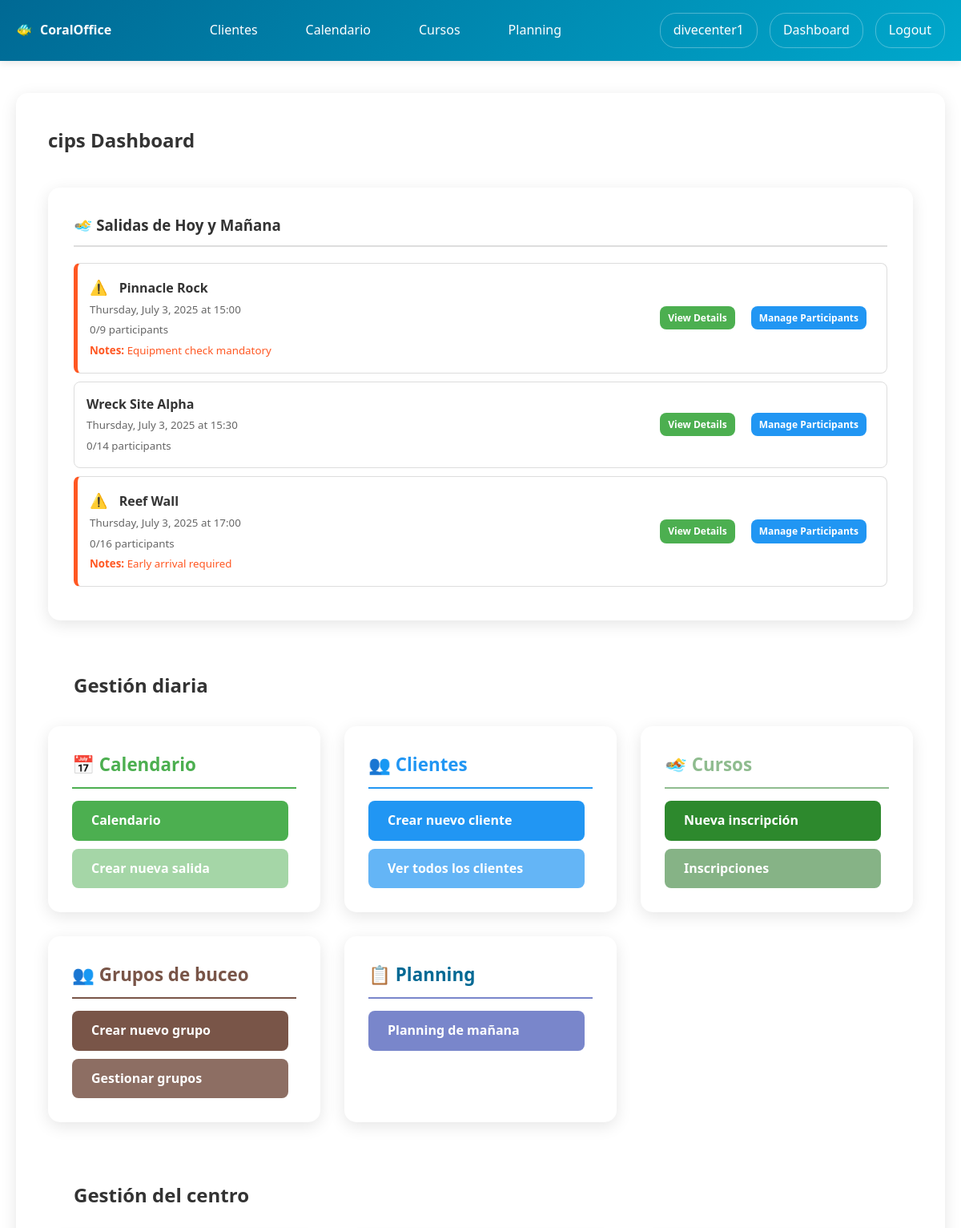
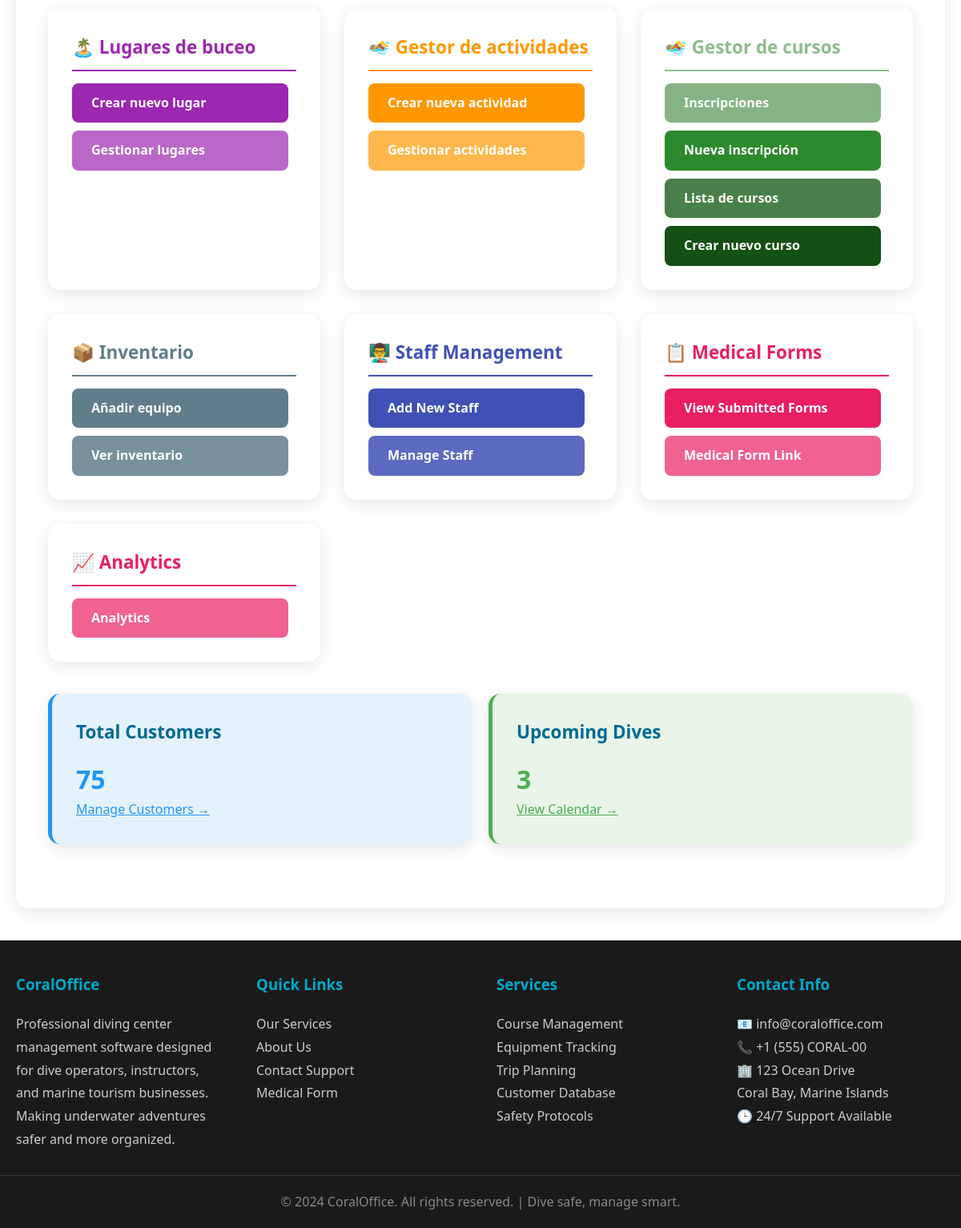
Page /users/diving-center/ (signed in) on the committed database (2 pictures, top to bottom).
### users/models.py (models this page shows, shortened)
class UserProfile(models.Model):
    user = models.OneToOneField(User, on_delete=models.CASCADE)
    bio = models.TextField(max_length=500, blank=True)
    location = models.CharField(max_length=30, blank=True)
    birth_date = models.DateField(null=True, blank=True)
    avatar = models.URLField(blank=True)
    phone_number = models.CharField(max_length=20, blank=True)
    is_diving_center = models.BooleanField(default=False)
    business_name = models.CharField(max_length=100, blank=True)
    business_license = models.CharField(max_length=50, blank=True)
    created_at = models.DateTimeField(auto_now_add=True)
    updated_at = models.DateTimeField(auto_now=True)

class DiveSchedule(models.Model):
    diving_center = models.ForeignKey(User, on_delete=models.CASCADE, related_name='dive_schedules')
    date = models.DateField()
    time = models.TimeField()
    dive_site = models.ForeignKey(DivingSite, on_delete=models.CASCADE, related_name='scheduled_dives')
    max_participants = models.IntegerField(default=46)
    description = models.TextField(blank=True)
    special_notes = models.TextField(blank=True, help_text="Special requirements or important notes for this dive")
    created_at = models.DateTimeField(auto_now_add=True)
    def get_participant_count(self):
        return self.customer_activities.count()
    def has_special_notes(self):
        return bool(self.special_notes.strip())

class DivingSite(models.Model):
    diving_center = models.ForeignKey(User, on_delete=models.CASCADE, related_name='diving_sites')
    name = models.CharField(max_length=100)
    location = models.CharField(max_length=200)
    depth_min = models.FloatField(help_text="Minimum depth in meters")
    depth_max = models.FloatField(help_text="Maximum depth in meters")
    difficulty_level = models.CharField(max_length=20, choices=[
        ('BEGINNER', 'Beginner'),
        ('INTERMEDIATE', 'Intermediate'),
        ('ADVANCED', 'Advanced'),
        ('EXPERT', 'Expert'),
    ], default='BEGINNER')
    description = models.TextField(blank=True)
    special_requirements = models.TextField(blank=True)
    created_at = models.DateTimeField(auto_now_add=True)
    def __str__(self):
        return self.name

### users/views.py (the view)
# urls.py: path('diving-center/', views.diving_center_dashboard, name='diving_center_dashboard'),
@login_required
def diving_center_dashboard(request):
    if not request.user.userprofile.is_diving_center:
        messages.error(request,
                       'Access denied. This area is for diving centers only.')
        return redirect('users:profile')
    from datetime import date, timedelta
    customers = Customer.objects.filter(diving_center=request.user)
    today = date.today()
    tomorrow = today + timedelta(days=1)
    upcoming_dives = DiveSchedule.objects.filter(
        diving_center=request.user,
        date__in=[today, tomorrow]
    ).order_by('date', 'time')
    return render(request, 'users/diving_center_dashboard.html', {
        'customers': customers,
        'upcoming_dives': upcoming_dives
    })

### users/templates/users/diving_center_dashboard.html (shortened to what this page needs)
{% extends 'users/base.html' %}
{% block users_content %}
<h2>{{ user.userprofile.business_name }} Dashboard</h2>
<section style="margin-top: 40px; margin-bottom: 30px; padding: 2rem; background-color: #ffffff; border-radius: 15px;box-shadow: 0 5px 20px rgba(0, 0, 0, 0.1);">
    <h3 style="color: #333; border-bottom: 2px solid #ddd; padding-bottom: 10px;">🏊‍♂️ Salidas de Hoy y Mañana</h3>
    {% if upcoming_dives %}
        <div style="margin-top: 20px;">
            {% for dive in upcoming_dives %}
            <div style="border: 1px solid #ddd; padding: 15px; margin-bottom: 10px; border-radius: 8px; display: flex; justify-content: space-between; align-items: center; {% if dive.has_special_notes %}border-left: 5px solid #ff5722;{% endif %}">
                <div style="flex: 1;">
                    {% if dive.has_special_notes %}
                        <span style="color: #ff5722; font-size: 18px; margin-right: 10px;" title="Special notes available">⚠️</span>
                    {% endif %}
                    <strong>{{ dive.dive_site }}</strong>
                    <br>
                    <small style="color: #666;">{{ dive.date|date:"l, F j, Y" }} at {{ dive.time|time:"H:i" }}</small>
                    <br>
                    <small style="color: #666;">{{ dive.get_participant_count }}/{{ dive.max_participants }} participants</small>
                    {% if dive.special_notes %}
                        <br>
                        <small style="color: #ff5722;"><strong>Notes:</strong> {{ dive.special_notes|truncatechars:100 }}</small>
                    {% endif %}
                </div>
                <div style="display: flex; gap: 10px;">
                    <a href="{% url 'users:dive_detail' dive.id %}" class="btn" style="background: #4caf50; padding: 5px 10px; font-size: 12px;">View Details</a>
                    <a href="{% url 'users:manage_dive_participants' dive.id %}" class="btn" style="background: #2196f3; padding: 5px 10px; font-size: 12px;">Manage Participants</a>
                </div>
            </div>
            {% endfor %}
        </div>
    {% else %}
        <p style="color: #666; margin-top: 20px;">No dives scheduled for today or tomorrow.</p>
    {% endif %}
</section>
<h2  style="padding: 2rem;">Gestión diaria</h2>
<div style="display: grid; grid-template-columns: repeat(auto-fit, minmax(300px, 1fr)); gap: 30px; margin-bottom: 40px;">
    <section class="card">
        <h3 style="color: #4caf50; border-bottom: 2px solid #4caf50; padding-bottom: 10px;">📅 Calendario</h3>
        <div style="display: flex; flex-direction: column; gap: 10px; margin-top: 15px;">
            <a href="{% url 'users:calendar_view' %}" class="btn" style="background: #4caf50;">Calendario</a>
            <a href="{% url 'users:schedule_dive' %}" class="btn" style="background: #a5d6a7;">Crear nueva salida</a>
        </div>
    </section>
    <section class="card">
        <h3 style="color: #2196f3; border-bottom: 2px solid #2196f3; padding-bottom: 10px;">👥 Clientes</h3>
        <div style="display: flex; flex-direction: column; gap: 10px; margin-top: 15px;">
            <a href="{% url 'users:add_customer' %}" class="btn" style="background: #2196f3;">Crear nuevo cliente</a>
            <a href="{% url 'users:customer_list' %}" class="btn" style="background: #64b5f6;">Ver todos los clientes</a>
        </div>
    </section>
    <section class="card">
        <h3 style="color: #8fbc8f; border-bottom: 2px solid #8fbc8f; padding-bottom: 10px;">🏊 Cursos</h3>
        <div style="display: flex; flex-direction: column; gap: 10px; margin-top: 15px;">
            <a href="{% url 'users:enroll_customer_general' %}" class="btn" style="background: #2d892d;">Nueva inscripción</a>
            <a href="{% url 'users:course_enrollments' %}" class="btn" style="background: #86b386;">Inscripciones</a>
        </div>
    </section>
    <section class="card">
        <h3 style="color: #795548; border-bottom: 2px solid #795548; padding-bottom: 10px;">👥 Grupos de buceo</h3>
        <div style="display: flex; flex-direction: column; gap: 10px; margin-top: 15px;">
            <a href="{% url 'users:add_diving_group' %}" class="btn" style="background: #795548;">Crear nuevo grupo</a>
            <a href="{% url 'users:diving_groups_list' %}" class="btn" style="background: #8d6e63;">Gestionar grupos</a>
        </div>
    </section>
    <section class="card">
        <h3 style="color: ##7986cb; border-bottom: 2px solid #7986cb; padding-bottom: 10px;">📋 Planning</h3>
        <div style="display: flex; flex-direction: column; gap: 10px; margin-top: 15px;">
            <a href="{% url 'users:staff_planning' %}" class="btn" style="background: #7986cb;">Planning de mañana</a>
        </div>
    </section>
</div>
<h2 style="padding: 2rem;">Gestión del centro</h2>
<div style="display: grid; grid-template-columns: repeat(auto-fit, minmax(300px, 1fr)); gap: 30px; margin-bottom: 40px;">
    <section class="card">
        <h3 style="color: #9c27b0; border-bottom: 2px solid #9c27b0; padding-bottom: 10px;">🏝️ Lugares de buceo</h3>
        <div style="display: flex; flex-direction: column; gap: 10px; margin-top: 15px;">
            <a href="{% url 'users:add_diving_site' %}" class="btn" style="background: #9c27b0;">Crear nuevo lugar</a>
            <a href="{% url 'users:diving_sites_list' %}" class="btn" style="background: #ba68c8;">Gestionar lugares</a>
        </div>
    </section>
    <section class="card">
        <h3 style="color: #ff9800; border-bottom: 2px solid #ff9800; padding-bottom: 10px;">🏊 Gestor de actividades</h3>
        <div style="display: flex; flex-direction: column; gap: 10px; margin-top: 15px;">
            <a href="{% url 'users:add_activity' %}" class="btn" style="background: #ff9800;">Crear nueva actividad</a>
            <a href="{% url 'users:activity_list' %}" class="btn" style="background: #ffb74d;">Gestionar actividades</a>
        </div>
    </section>
    <section class="card">
        <h3 style="color: #8fbc8f; border-bottom: 2px solid #8fbc8f; padding-bottom: 10px;">🏊 Gestor de cursos</h3>
        <div style="display: flex; flex-direction: column; gap: 10px; margin-top: 15px;">
            <a href="{% url 'users:course_enrollments' %}" class="btn" style="background: #86b386;">Inscripciones</a>
            <a href="{% url 'users:enroll_customer_general' %}" class="btn" style="background: #2d892d;">Nueva inscripción</a>
            <a href="{% url 'users:courses_list' %}" class="btn" style="background: #498049;">Lista de cursos</a>
            <a href="{% url 'users:add_course' %}" class="btn" style="background: #144f14;">Crear nuevo curso</a>
        </div>
    </section>
    <section class="card">
        <h3 style="color: #607d8b; border-bottom: 2px solid #607d8b; padding-bottom: 10px;">📦 Inventario</h3>
        <div style="display: flex; flex-direction: column; gap: 10px; margin-top: 15px;">
            <a href="{% url 'users:add_inventory_item' %}" class="btn" style="background: #607d8b;">Añadir equipo</a>
            <a href="{% url 'users:inventory_list' %}" class="btn" style="background: #78909c;">Ver inventario</a>
        </div>
    </section>
    <section class="card">
        <h3 style="color: #3f51b5; border-bottom: 2px solid #3f51b5; padding-bottom: 10px;">👨‍🏫 Staff Management</h3>
        <div style="display: flex; flex-direction: column; gap: 10px; margin-top: 15px;">
            <a href="{% url 'users:add_staff' %}" class="btn" style="background: #3f51b5;">Add New Staff</a>
            <a href="{% url 'users:staff_list' %}" class="btn" style="background: #5c6bc0;">Manage Staff</a>
        </div>
    </section>
    <section class="card">
        <h3 style="color: #e91e63; border-bottom: 2px solid #e91e63; padding-bottom: 10px;">📋 Medical Forms</h3>
        <div style="display: flex; flex-direction: column; gap: 10px; margin-top: 15px;">
            <a href="{% url 'users:medical_forms_list' %}" class="btn" style="background: #e91e63;">View Submitted Forms</a>
            <a href="{% url 'users:medical_form' %}" class="btn" style="background: #f06292;" target="_blank">Medical Form Link</a>
        </div>
    </section>
    <section class="card">
        <h3 style="color: #e91e63; border-bottom: 2px solid #e91e63; padding-bottom: 10px;">📈 Analytics</h3>
        <div style="display: flex; flex-direction: column; gap: 10px; margin-top: 15px;">
            <a href="{% url 'users:dashboard_analytics' %}" class="btn" style="background: #f06292;" target="_blank">Analytics</a>
        </div>
    </section>
</div>
<div style="display: grid; grid-template-columns: repeat(auto-fit, minmax(300px, 1fr)); gap: 20px; margin-bottom: 40px;">
    <div class="card" style="background: #e3f2fd; border-left: 5px solid #2196f3;">
        <h3>Total Customers</h3>
        <p style="font-size: 2rem; font-weight: bold; color: #2196f3;">{{ customers.count }}</p>
        <a href="{% url 'users:customer_list' %}" style="color: #2196f3;">Manage Customers →</a>
    </div>
    <div class="card" style="background: #e8f5e8; border-left: 5px solid #4caf50;">
        <h3>Upcoming Dives</h3>
        <p style="font-size: 2rem; font-weight: bold; color: #4caf50;">{{ upcoming_dives.count }}</p>
        <a href="{% url 'users:dive_calendar' %}" style="color: #4caf50;">View Calendar →</a>
    </div>
</div>
{% endblock %}

### home/templates/home/base.html (shortened to what this page needs)
<!DOCTYPE html>
<html lang="en">
<head>
</head>
<body>
    <header class="header">
        <nav class="nav-container">
            <div class="logo">CoralOffice</div>
            <ul class="nav-menu">
                {% if user.is_authenticated and user.userprofile.is_diving_center %}
                    <li><a href="{% url 'users:customer_list' %}">Clientes</a></li>
                    <li><a href="{% url 'users:calendar_view' %}">Calendario</a></li>
                <li><a href="{% url 'users:courses_list' %}">Cursos</a></li>
<li><a href="{% url 'users:staff_planning' %}">Planning</a></li>
                {% else %}
                    <li><a href="{% url 'home:home' %}">Home</a></li>
                    <li><a href="{% url 'home:services' %}">Services</a></li>
                    <li><a href="{% url 'home:about' %}">About</a></li>
                    <li><a href="{% url 'home:contact' %}">Contact</a></li>
                {% endif %}
            </ul>
            <div class="user-menu">
                {% if user.is_authenticated %}
                    <a href="{% url 'users:profile' %}">{{ user.username }}</a>
                    {% if user.userprofile.is_diving_center %}
                        <a href="{% url 'users:diving_center_dashboard' %}">Dashboard</a>
                    {% endif %}
                    <a href="{% url 'users:logout' %}">Logout</a>
                {% else %}
                    <a href="{% url 'users:login' %}">Login</a>
                {% endif %}
            </div>
        </nav>
    </header>
    <main class="main-content">
        {% block content %}
        {% endblock %}
    </main>
    <footer class="footer">
        <div class="footer-content">
            <div class="footer-section">
                <h3>CoralOffice</h3>
                <p>Professional diving center management software designed for dive operators, instructors, and marine tourism businesses.</p>
                <p>Making underwater adventures safer and more organized.</p>
            </div>
            <div class="footer-section">
                <h3>Quick Links</h3>
                <p><a href="{% url 'home:services' %}">Our Services</a></p>
                <p><a href="{% url 'home:about' %}">About Us</a></p>
                <p><a href="{% url 'home:contact' %}">Contact Support</a></p>
                <p><a href="{% url 'users:medical_form' %}">Medical Form</a></p>
            </div>
            <div class="footer-section">
                <h3>Services</h3>
                <p>Course Management</p>
                <p>Equipment Tracking</p>
                <p>Trip Planning</p>
                <p>Customer Database</p>
                <p>Safety Protocols</p>
            </div>
            <div class="footer-section">
                <h3>Contact Info</h3>
                <p>📧 info@coraloffice.com</p>
                <p>📞 +1 (555) CORAL-00</p>
                <p>🏢 123 Ocean Drive<br>Coral Bay, Marine Islands</p>
                <p>🕒 24/7 Support Available</p>
            </div>
        </div>
        <div class="footer-bottom">
            <p>&copy; 2024 CoralOffice. All rights reserved. | Dive safe, manage smart.</p>
        </div>
    </footer>
</body>
</html>

### rows in the picture
DiveSchedule: dive_site "Pinnacle Rock", date "Thursday, July 3, 2025", time "15:00", get_participant_count "0", max_participants "9", special_notes "Equipment check mandatory"
DiveSchedule: dive_site "Wreck Site Alpha", date "Thursday, July 3, 2025", time "15:30", get_participant_count "0", max_participants "14"
DiveSchedule: dive_site "Reef Wall", date "Thursday, July 3, 2025", time "17:00", get_participant_count "0", max_participants "16", special_notes "Early arrival required"

### other values in the picture
{{ user.username }} "divecenter1"
{{ user.userprofile.business_name }} "cips"
{{ customers.count }} "75"
{{ upcoming_dives.count }} "3"
